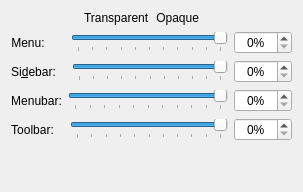
     <widget class="QWidget" name="Transparency">
      <attribute name="title">
       <string>Transparency</string>
      </attribute>
      <layout class="QGridLayout" name="gridLayout_2">
       <item row="4" column="0">
        <layout class="QHBoxLayout" name="horizontalLayout_7">
         <item>
          <widget class="QLabel" name="label_7">
           <property name="text">
            <string>Menubar:</string>
           </property>
           <property name="alignment">
            <set>Qt::AlignmentFlag::AlignCenter</set>
           </property>
           <property name="indent">
            <number>5</number>
           </property>
           <property name="buddy">
            <cstring>_menuBarOpacity</cstring>
           </property>
          </widget>
         </item>
         <item>
          <layout class="QHBoxLayout" name="horizontalLayout_10">
           <property name="spacing">
            <number>0</number>
           </property>
           <property name="leftMargin">
            <number>0</number>
           </property>
           <item>
            <widget class="QSlider" name="_menuBarOpacity">
             <property name="toolTip">
              <string>This changes the menubar opacity</string>
             </property>
             <property name="maximum">
              <number>100</number>
             </property>
             <property name="value">
              <number>100</number>
             </property>
             <property name="orientation">
              <enum>Qt::Orientation::Horizontal</enum>
             </property>
             <property name="tickPosition">
              <enum>QSlider::TickPosition::TicksBelow</enum>
             </property>
             <property name="tickInterval">
              <number>10</number>
             </property>
            </widget>
           </item>
          </layout>
         </item>
         <item>
          <widget class="QSpinBox" name="_menuBarOpacitySpinBox">
           <property name="alignment">
            <set>Qt::AlignmentFlag::AlignCenter</set>
           </property>
           <property name="suffix">
            <string>%</string>
           </property>
           <property name="maximum">
            <number>100</number>
           </property>
          </widget>
         </item>
        </layout>
       </item>
       <item row="0" column="0">
        <layout class="QHBoxLayout" name="horizontalLayout">
         <item>
          <widget class="QLabel" name="label_6">
           <property name="sizePolicy">
            <sizepolicy hsizetype="Preferred" vsizetype="Maximum">
             <horstretch>0</horstretch>
             <verstretch>0</verstretch>
            </sizepolicy>
           </property>
           <property name="text">
            <string>Transparent</string>
           </property>
           <property name="indent">
            <number>73</number>
           </property>
          </widget>
         </item>
         <item>
          <widget class="QLabel" name="label">
           <property name="sizePolicy">
            <sizepolicy hsizetype="Preferred" vsizetype="Maximum">
             <horstretch>0</horstretch>
             <verstretch>0</verstretch>
            </sizepolicy>
           </property>
           <property name="layoutDirection">
            <enum>Qt::LayoutDirection::LeftToRight</enum>
           </property>
           <property name="text">
            <string>Opaque</string>
           </property>
           <property name="alignment">
            <set>Qt::AlignmentFlag::AlignRight|Qt::AlignmentFlag::AlignTrailing|Qt::AlignmentFlag::AlignVCenter</set>
           </property>
           <property name="margin">
            <number>0</number>
           </property>
           <property name="indent">
            <number>93</number>
           </property>
          </widget>
         </item>
        </layout>
       </item>
       <item row="2" column="0">
        <layout class="QHBoxLayout" name="horizontalLayout_8">
         <item>
          <widget class="QLabel" name="label_5">
           <property name="text">
            <string>Si&amp;debar:</string>
           </property>
           <property name="alignment">
            <set>Qt::AlignmentFlag::AlignCenter</set>
           </property>
           <property name="indent">
            <number>5</number>
           </property>
           <property name="buddy">
            <cstring>_sidebarOpacity</cstring>
           </property>
          </widget>
         </item>
         <item>
          <layout class="QHBoxLayout" name="horizontalLayout_9">
           <property name="spacing">
            <number>0</number>
           </property>
           <property name="leftMargin">
            <number>10</number>
           </property>
           <item>
            <widget class="QSlider" name="_sidebarOpacity">
             <property name="toolTip">
              <string>This changes the Dolphin sidebar transparency</string>
             </property>
             <property name="maximum">
              <number>100</number>
             </property>
             <property name="singleStep">
              <number>1</number>
             </property>
             <property name="pageStep">
              <number>10</number>
             </property>
             <property name="value">
              <number>100</number>
             </property>
             <property name="sliderPosition">
              <number>100</number>
             </property>
             <property name="orientation">
              <enum>Qt::Orientation::Horizontal</enum>
             </property>
             <property name="invertedAppearance">
              <bool>false</bool>
             </property>
             <property name="invertedControls">
              <bool>false</bool>
             </property>
             <property name="tickPosition">
              <enum>QSlider::TickPosition::TicksBelow</enum>
             </property>
             <property name="tickInterval">
              <number>10</number>
             </property>
            </widget>
           </item>
          </layout>
         </item>
         <item>
          <widget class="QSpinBox" name="_sidebarOpacitySpinBox">
           <property name="alignment">
            <set>Qt::AlignmentFlag::AlignCenter</set>
           </property>
           <property name="suffix">
            <string>%</string>
           </property>
           <property name="maximum">
            <number>100</number>
           </property>
          </widget>
         </item>
        </layout>
       </item>
       <item row="1" column="0">
        <layout class="QHBoxLayout" name="horizontalLayout_2">
         <item>
          <widget class="QLabel" name="_menuGroupDescription">
           <property name="text">
            <string>Menu:</string>
           </property>
           <property name="alignment">
            <set>Qt::AlignmentFlag::AlignCenter</set>
           </property>
           <property name="indent">
            <number>5</number>
           </property>
           <property name="buddy">
            <cstring>_menuOpacity</cstring>
           </property>
          </widget>
         </item>
         <item>
          <layout class="QHBoxLayout" name="horizontalLayout_5">
           <property name="spacing">
            <number>0</number>
           </property>
           <property name="leftMargin">
            <number>20</number>
           </property>
           <item>
            <widget class="QSlider" name="_menuOpacity">
             <property name="toolTip">
              <string>This changes the menu items transparency</string>
             </property>
             <property name="minimum">
              <number>0</number>
             </property>
             <property name="maximum">
              <number>100</number>
             </property>
             <property name="singleStep">
              <number>1</number>
             </property>
             <property name="pageStep">
              <number>10</number>
             </property>
             <property name="value">
              <number>100</number>
             </property>
             <property name="orientation">
              <enum>Qt::Orientation::Horizontal</enum>
             </property>
             <property name="invertedAppearance">
              <bool>false</bool>
             </property>
             <property name="invertedControls">
              <bool>false</bool>
             </property>
             <property name="tickPosition">
              <enum>QSlider::TickPosition::TicksBelow</enum>
             </property>
             <property name="tickInterval">
              <number>10</number>
             </property>
            </widget>
           </item>
          </layout>
         </item>
         <item>
          <widget class="QSpinBox" name="_menuOpacitySpinBox">
           <property name="alignment">
            <set>Qt::AlignmentFlag::AlignCenter</set>
           </property>
           <property name="suffix">
            <string>%</string>
           </property>
           <property name="maximum">
            <number>100</number>
           </property>
          </widget>
         </item>
        </layout>
       </item>
       <item row="6" column="0">
        <layout class="QHBoxLayout" name="horizontalLayout_3">
         <item>
          <widget class="QLabel" name="label_8">
           <property name="enabled">
            <bool>true</bool>
           </property>
           <property name="text">
            <string>Toolbar:</string>
           </property>
           <property name="alignment">
            <set>Qt::AlignmentFlag::AlignCenter</set>
           </property>
           <property name="indent">
            <number>5</number>
           </property>
           <property name="buddy">
            <cstring>_toolBarOpacity</cstring>
           </property>
          </widget>
         </item>
         <item>
          <layout class="QHBoxLayout" name="horizontalLayout_11" stretch="0">
           <property name="spacing">
            <number>0</number>
           </property>
           <property name="leftMargin">
            <number>10</number>
           </property>
           <item>
            <widget class="QSlider" name="_toolBarOpacity">
             <property name="toolTip">
              <string>This changes the toolbar opacity</string>
             </property>
             <property name="maximum">
              <number>100</number>
             </property>
             <property name="value">
              <number>100</number>
             </property>
             <property name="orientation">
              <enum>Qt::Orientation::Horizontal</enum>
             </property>
             <property name="tickPosition">
              <enum>QSlider::TickPosition::TicksBelow</enum>
             </property>
             <property name="tickInterval">
              <number>10</number>
             </property>
            </widget>
           </item>
          </layout>
         </item>
         <item>
          <widget class="QSpinBox" name="_toolBarOpacitySpinBox">
           <property name="alignment">
            <set>Qt::AlignmentFlag::AlignCenter</set>
           </property>
           <property name="suffix">
            <string>%</string>
           </property>
           <property name="maximum">
            <number>100</number>
           </property>
          </widget>
         </item>
        </layout>
       </item>
       <item row="7" column="0">
        <spacer name="verticalSpacer_2">
         <property name="orientation">
          <enum>Qt::Orientation::Vertical</enum>
         </property>
         <property name="sizeHint" stdset="0">
          <size>
           <width>20</width>
           <height>40</height>
          </size>
         </property>
        </spacer>
       </item>
      </layout>
     </widget>
